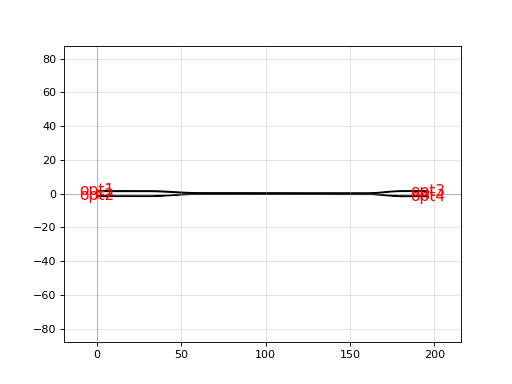

Reproduce this figure in Python.
import ubcpdk

c = ubcpdk.components.dc_adiabatic()
c.plot()
